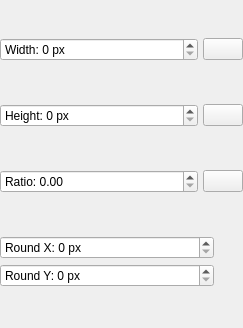
<?xml version="1.0" encoding="UTF-8"?>
<ui version="4.0">
 <author>
    SPDX-FileCopyrightText: none
    SPDX-License-Identifier: GPL-3.0-or-later
  </author>
 <class>WdgRectangleConstraints</class>
 <widget class="QWidget" name="WdgRectangleConstraints">
  <property name="geometry">
   <rect>
    <x>0</x>
    <y>0</y>
    <width>243</width>
    <height>328</height>
   </rect>
  </property>
  <property name="sizePolicy">
   <sizepolicy hsizetype="Preferred" vsizetype="Preferred">
    <horstretch>0</horstretch>
    <verstretch>0</verstretch>
   </sizepolicy>
  </property>
  <property name="windowTitle">
   <string>Size</string>
  </property>
  <layout class="QVBoxLayout" name="verticalLayout">
   <property name="spacing">
    <number>5</number>
   </property>
   <property name="leftMargin">
    <number>0</number>
   </property>
   <property name="topMargin">
    <number>0</number>
   </property>
   <property name="rightMargin">
    <number>0</number>
   </property>
   <property name="bottomMargin">
    <number>0</number>
   </property>
   <item>
    <layout class="QHBoxLayout" name="horizontalLayout" stretch="1,0">
     <property name="spacing">
      <number>5</number>
     </property>
     <item>
      <widget class="KisIntParseSpinBox" name="intWidth">
       <property name="sizePolicy">
        <sizepolicy hsizetype="MinimumExpanding" vsizetype="Fixed">
         <horstretch>0</horstretch>
         <verstretch>0</verstretch>
        </sizepolicy>
       </property>
       <property name="toolTip">
        <string>Width</string>
       </property>
       <property name="suffix">
        <string> px</string>
       </property>
       <property name="prefix">
        <string>Width: </string>
       </property>
       <property name="maximum">
        <number>99999</number>
       </property>
      </widget>
     </item>
     <item>
      <widget class="QPushButton" name="lockWidthButton">
       <property name="text">
        <string/>
       </property>
       <property name="checkable">
        <bool>true</bool>
       </property>
      </widget>
     </item>
    </layout>
   </item>
   <item>
    <layout class="QHBoxLayout" name="horizontalLayout_2" stretch="1,0">
     <property name="spacing">
      <number>5</number>
     </property>
     <item>
      <widget class="KisIntParseSpinBox" name="intHeight">
       <property name="sizePolicy">
        <sizepolicy hsizetype="MinimumExpanding" vsizetype="Fixed">
         <horstretch>0</horstretch>
         <verstretch>0</verstretch>
        </sizepolicy>
       </property>
       <property name="toolTip">
        <string>Height</string>
       </property>
       <property name="suffix">
        <string> px</string>
       </property>
       <property name="prefix">
        <string>Height: </string>
       </property>
       <property name="maximum">
        <number>99999</number>
       </property>
      </widget>
     </item>
     <item>
      <widget class="QPushButton" name="lockHeightButton">
       <property name="text">
        <string/>
       </property>
       <property name="checkable">
        <bool>true</bool>
       </property>
      </widget>
     </item>
    </layout>
   </item>
   <item>
    <layout class="QHBoxLayout" name="horizontalLayout_3" stretch="1,0">
     <property name="spacing">
      <number>5</number>
     </property>
     <item>
      <widget class="KisDoubleParseSpinBox" name="doubleRatio">
       <property name="sizePolicy">
        <sizepolicy hsizetype="MinimumExpanding" vsizetype="Fixed">
         <horstretch>0</horstretch>
         <verstretch>0</verstretch>
        </sizepolicy>
       </property>
       <property name="toolTip">
        <string>Aspect ratio</string>
       </property>
       <property name="prefix">
        <string>Ratio: </string>
       </property>
       <property name="maximum">
        <double>10000.000000000000000</double>
       </property>
       <property name="singleStep">
        <double>0.100000000000000</double>
       </property>
      </widget>
     </item>
     <item>
      <widget class="QPushButton" name="lockRatioButton">
       <property name="text">
        <string/>
       </property>
       <property name="checkable">
        <bool>true</bool>
       </property>
      </widget>
     </item>
    </layout>
   </item>
   <item>
    <layout class="QHBoxLayout" name="horizontalLayout_4">
     <item>
      <layout class="QVBoxLayout" name="verticalLayout_2">
       <property name="spacing">
        <number>5</number>
       </property>
       <item>
        <widget class="KisIntParseSpinBox" name="intRoundCornersX">
         <property name="sizePolicy">
          <sizepolicy hsizetype="MinimumExpanding" vsizetype="Fixed">
           <horstretch>0</horstretch>
           <verstretch>0</verstretch>
          </sizepolicy>
         </property>
         <property name="toolTip">
          <string>Horizontal radius of rectangle corners</string>
         </property>
         <property name="suffix">
          <string> px</string>
         </property>
         <property name="prefix">
          <string>Round X: </string>
         </property>
         <property name="maximum">
          <number>99999</number>
         </property>
        </widget>
       </item>
       <item>
        <widget class="KisIntParseSpinBox" name="intRoundCornersY">
         <property name="sizePolicy">
          <sizepolicy hsizetype="MinimumExpanding" vsizetype="Fixed">
           <horstretch>0</horstretch>
           <verstretch>0</verstretch>
          </sizepolicy>
         </property>
         <property name="toolTip">
          <string>Vertical radius of rectangle corners</string>
         </property>
         <property name="suffix">
          <string> px</string>
         </property>
         <property name="prefix">
          <string>Round Y: </string>
         </property>
         <property name="maximum">
          <number>99999</number>
         </property>
        </widget>
       </item>
      </layout>
     </item>
     <item>
      <widget class="KoAspectButton" name="cornersAspectButton" native="true">
       <property name="sizePolicy">
        <sizepolicy hsizetype="Fixed" vsizetype="Fixed">
         <horstretch>0</horstretch>
         <verstretch>0</verstretch>
        </sizepolicy>
       </property>
       <property name="minimumSize">
        <size>
         <width>24</width>
         <height>24</height>
        </size>
       </property>
      </widget>
     </item>
    </layout>
   </item>
  </layout>
 </widget>
 <customwidgets>
  <customwidget>
   <class>KisIntParseSpinBox</class>
   <extends>QSpinBox</extends>
   <header>kis_int_parse_spin_box.h</header>
  </customwidget>
  <customwidget>
   <class>KisDoubleParseSpinBox</class>
   <extends>QDoubleSpinBox</extends>
   <header>kis_double_parse_spin_box.h</header>
  </customwidget>
  <customwidget>
   <class>KoAspectButton</class>
   <extends>QWidget</extends>
   <header>KoAspectButton.h</header>
   <container>1</container>
  </customwidget>
 </customwidgets>
 <resources/>
 <connections/>
</ui>
